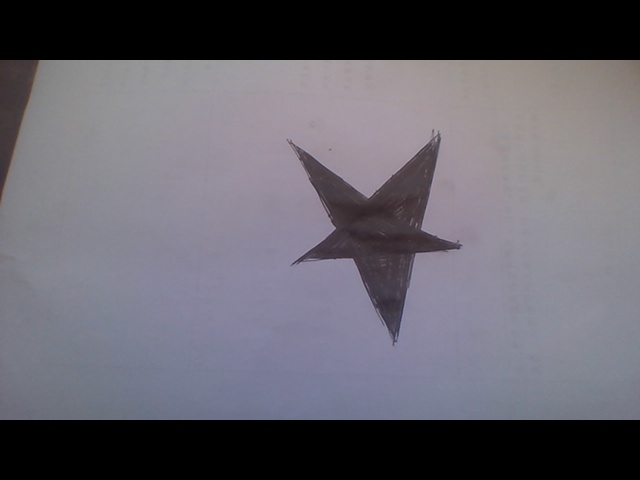
#> input picture star_template.jpg, 640 x 480 px
$ python homomorphic_filter.py
#> lines starting #> are read from the running program, lines starting #| are printed output that depends on the picture
import cv2
import numpy as np
import matplotlib.pyplot as plt
def homomorphic_filter(src, d0=10, r1=0.5, rh=2, c=4, h=2.0, l=0.5):

    gray = src.copy()
    #if len(src.shape) > 2:
    #    gray = cv2.cvtColor(src, cv2.COLOR_BGR2GRAY)
    #gray = np.float64(gray)
    rows, cols = gray.shape

    gray_fft = np.fft.fft2(gray)
    gray_fftshift = np.fft.fftshift(gray_fft)
    dst_fftshift = np.zeros_like(gray_fftshift)
    M, N = np.meshgrid(np.arange(-cols // 2, cols // 2), np.arange(-rows // 2, rows // 2))
    D = np.sqrt(M ** 2 + N ** 2)

    Z = (rh - r1) * (1 - np.exp(-c * (D ** 2 / d0 ** 2))) + r1
    dst_fftshift = Z * gray_fftshift
    dst_fftshift = (h - l) * dst_fftshift + l
    dst_ifftshift = np.fft.ifftshift(dst_fftshift)
    dst_ifft = np.fft.ifft2(dst_ifftshift)
    dst = np.real(dst_ifft)
    dst = np.uint8(np.clip(dst, 0, 255,out=dst))

    plt.figure(1)
    plt.title("Fitler Relation")
    plt.plot(D,Z)
    return dst


'''1、加载图片&同态滤波'''
img1= cv2.imread('star_template.jpg',cv2.IMREAD_GRAYSCALE)
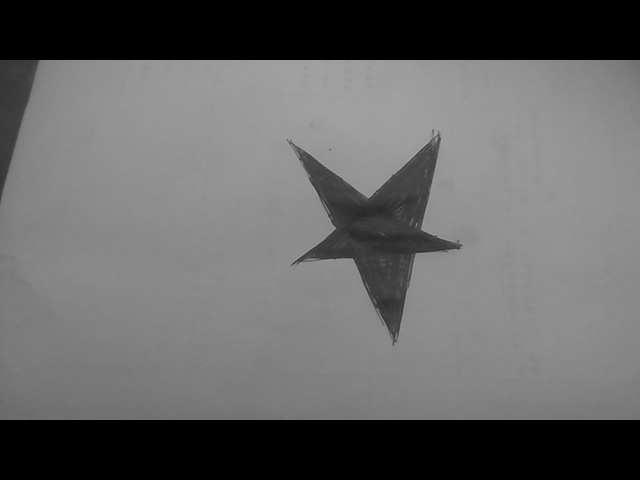
#> img1: shape (480, 640); min 0, max 167, mean 100.4
img1 = cv2.resize(img1,dsize=(int(img1.shape[1]/2),int(img1.shape[0]/2)))
#> img1: shape (240, 320)
img2 = cv2.imread('star1.jpg',cv2.IMREAD_GRAYSCALE)
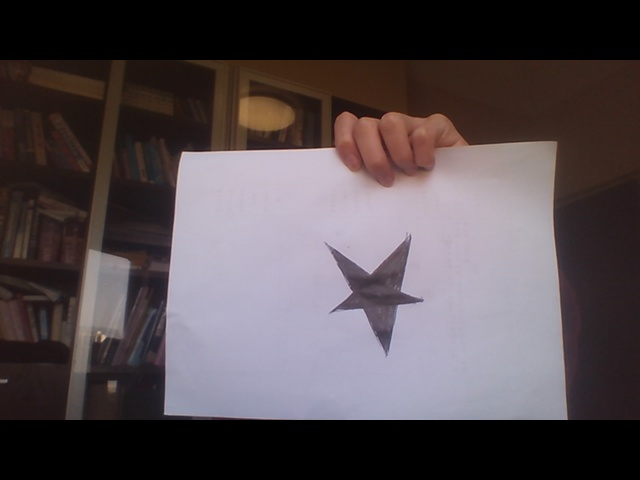
#> input picture star1.jpg, 640 x 480 px
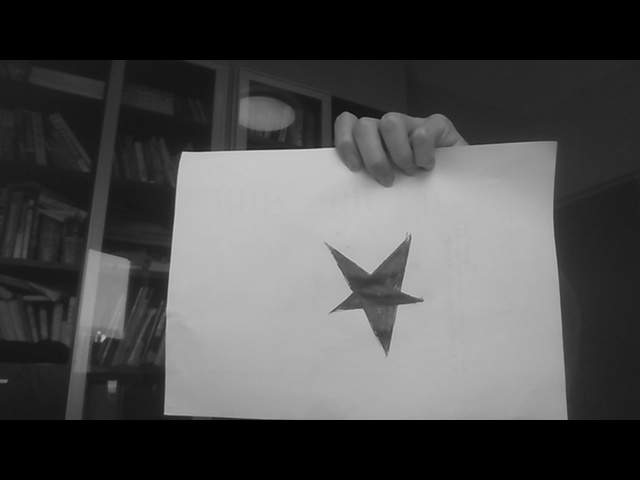
#> img2: shape (480, 640); min 0, max 210, mean 77
img2 = cv2.resize(img2,dsize=(int(img2.shape[1]/2),int(img2.shape[0]/2)))
#> img2: shape (240, 320)
cv2.imwrite('out.jpg',img1)
img_filtered1 = homomorphic_filter(img1).copy()
#> in homomorphic_filter, `dst = np.uint8(np.clip(dst, 0, 255,out=dst))`:
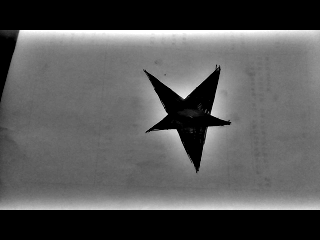
#> dst: shape (240, 320); min 0, max 255, mean 87.2
#> in homomorphic_filter, `plt.plot(D,Z)`:
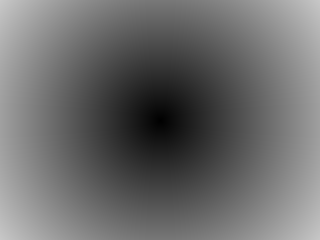
#> D: shape (240, 320) float64; min 0, max 200, mean 107.8
img_filtered2 = homomorphic_filter(img2).copy()
#> call 2 of homomorphic_filter, with d0 = 10, r1 = 0.5, rh = 2, c = 4, h = 2, l = 0.5
#> in homomorphic_filter (call 2), `dst = np.real(dst_ifft)`:
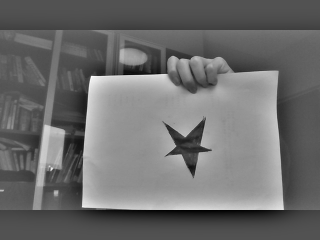
#> dst: shape (240, 320) float64; min -183.5, max 380.3, mean 57.8; drawn with min black and max white
#> in homomorphic_filter (call 2), `dst = np.uint8(np.clip(dst, 0, 255,out=dst))`:
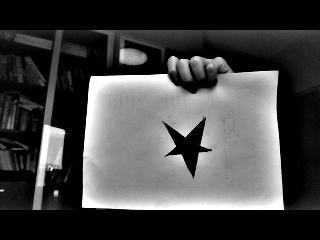
#> dst: shape (240, 320); min 0, max 255, mean 68.8
cv2.imshow('gray1',img1)
plt.figure(2)
plt.subplot(1,2,1)
plt.imshow(img1)
plt.subplot(1,2,2)
plt.imshow(img_filtered1)


'''2、提取特征点'''
#创建一个SURF对象
#> (the run stopped early here; a loop or call above may not have finished)
